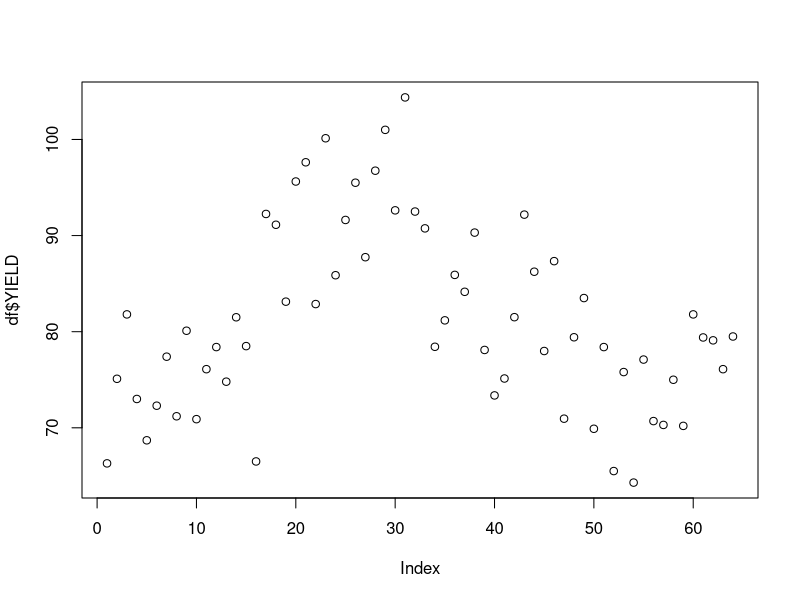

The R source for this figure:
sqrt(4)

a <- 3
var_name <- 'Hello world'
sam <- 10

library(tidyverse)
library(readxl)
# install.packages('tidyverse') # если не установлен
# комментарий
df <- readxl::read_xlsx('data/ANOVA single location EPBA6.xlsx')
df$YIELD
str(df)

# среднее и медиана
mean(df$YIELD)
median(df$YIELD)
# график
plot(df$YIELD)
# дисперсия
var(df$YIELD)
# стандартное отклонение
sd(df$YIELD)

# вычисление дисперсии 
sum((df$YIELD - mean(df$YIELD)) ^ 2) / (length(df$YIELD) - 1)
var(df$YIELD)
# вычисление стандартного отклонения
sqrt(sum((df$YIELD - mean(df$YIELD)) ^ 2) / (length(df$YIELD) - 1))
sd(df$YIELD)

# тест на нормальность
shapiro.test(df$YIELD)
